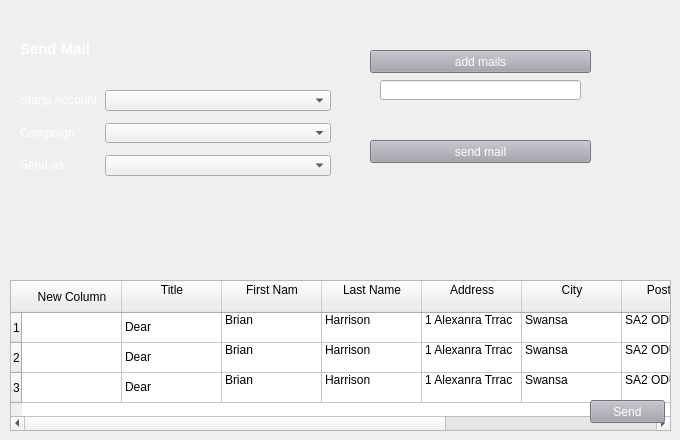
      <widget class="QWidget" name="but_web_controler">
       <attribute name="title">
        <string>Page</string>
       </attribute>
       <widget class="QWidget" name="formLayoutWidget_5">
        <property name="geometry">
         <rect>
          <x>20</x>
          <y>40</y>
          <width>311</width>
          <height>136</height>
         </rect>
        </property>
        <layout class="QFormLayout" name="formLayout">
         <item row="4" column="0">
          <widget class="QLabel" name="compaingnLabel">
           <property name="text">
            <string>&lt;html&gt;&lt;head/&gt;&lt;body&gt;&lt;p&gt;&lt;span style=&quot; color:#ffffff;&quot;&gt;Compaign&lt;/span&gt;&lt;/p&gt;&lt;/body&gt;&lt;/html&gt;</string>
           </property>
          </widget>
         </item>
         <item row="4" column="1">
          <widget class="QComboBox" name="compaingnComboBox"/>
         </item>
         <item row="6" column="0">
          <widget class="QLabel" name="sendAsLabel">
           <property name="text">
            <string>&lt;html&gt;&lt;head/&gt;&lt;body&gt;&lt;p&gt;&lt;span style=&quot; color:#ffffff;&quot;&gt;Send as&lt;/span&gt;&lt;/p&gt;&lt;/body&gt;&lt;/html&gt;</string>
           </property>
          </widget>
         </item>
         <item row="6" column="1">
          <widget class="QComboBox" name="sendAsComboBox"/>
         </item>
         <item row="2" column="1">
          <widget class="QComboBox" name="stanpAccountComboBox"/>
         </item>
         <item row="2" column="0">
          <widget class="QLabel" name="stanpAccountLabel">
           <property name="text">
            <string>&lt;html&gt;&lt;head/&gt;&lt;body&gt;&lt;p&gt;&lt;span style=&quot; color:#ffffff;&quot;&gt;Stanp Account&lt;/span&gt;&lt;/p&gt;&lt;/body&gt;&lt;/html&gt;</string>
           </property>
          </widget>
         </item>
         <item row="0" column="0">
          <widget class="QLabel" name="sendMailLabel">
           <property name="styleSheet">
            <string notr="true">color: rgb(255, 255, 255);
font: 75 12pt &quot;MS Shell Dlg 2&quot;;</string>
           </property>
           <property name="text">
            <string>&lt;html&gt;&lt;head/&gt;&lt;body&gt;&lt;p&gt;&lt;span style=&quot; font-size:11pt; font-weight:600; color:#ffffff;&quot;&gt;Send Mail&lt;/span&gt;&lt;/p&gt;&lt;/body&gt;&lt;/html&gt;</string>
           </property>
          </widget>
         </item>
         <item row="1" column="1">
          <spacer name="horizontalSpacer">
           <property name="orientation">
            <enum>Qt::Horizontal</enum>
           </property>
           <property name="sizeHint" stdset="0">
            <size>
             <width>40</width>
             <height>20</height>
            </size>
           </property>
          </spacer>
         </item>
         <item row="5" column="1">
          <spacer name="verticalSpacer_3">
           <property name="orientation">
            <enum>Qt::Vertical</enum>
           </property>
           <property name="sizeHint" stdset="0">
            <size>
             <width>20</width>
             <height>40</height>
            </size>
           </property>
          </spacer>
         </item>
         <item row="3" column="1">
          <spacer name="verticalSpacer_4">
           <property name="orientation">
            <enum>Qt::Vertical</enum>
           </property>
           <property name="sizeHint" stdset="0">
            <size>
             <width>20</width>
             <height>40</height>
            </size>
           </property>
          </spacer>
         </item>
        </layout>
       </widget>
       <widget class="QTableWidget" name="tableWidget_4">
        <property name="geometry">
         <rect>
          <x>10</x>
          <y>280</y>
          <width>661</width>
          <height>151</height>
         </rect>
        </property>
        <property name="styleSheet">
         <string notr="true"/>
        </property>
        <row>
         <property name="text">
          <string>1</string>
         </property>
        </row>
        <row>
         <property name="text">
          <string>2</string>
         </property>
        </row>
        <row>
         <property name="text">
          <string>3</string>
         </property>
        </row>
        <column>
         <property name="text">
          <string>New Column</string>
         </property>
         <property name="background">
          <color>
           <red>135</red>
           <green>135</green>
           <blue>140</blue>
          </color>
         </property>
        </column>
        <column>
         <property name="text">
          <string>Title
</string>
         </property>
        </column>
        <column>
         <property name="text">
          <string>First Nam
</string>
         </property>
        </column>
        <column>
         <property name="text">
          <string>Last Name
</string>
         </property>
        </column>
        <column>
         <property name="text">
          <string>Address
</string>
         </property>
        </column>
        <column>
         <property name="text">
          <string>City
</string>
         </property>
        </column>
        <column>
         <property name="text">
          <string>Postcode
</string>
         </property>
        </column>
        <column>
         <property name="text">
          <string>Country
</string>
         </property>
        </column>
        <column>
         <property name="text">
          <string>Test Preview
</string>
         </property>
        </column>
        <item row="0" column="1">
         <property name="text">
          <string>Dear</string>
         </property>
        </item>
        <item row="0" column="2">
         <property name="text">
          <string>Brian
</string>
         </property>
        </item>
        <item row="0" column="3">
         <property name="text">
          <string>Harrison
</string>
         </property>
        </item>
        <item row="0" column="4">
         <property name="text">
          <string>1 Alexanra Trrac
</string>
         </property>
        </item>
        <item row="0" column="5">
         <property name="text">
          <string>Swansa
</string>
         </property>
        </item>
        <item row="0" column="6">
         <property name="text">
          <string>SA2 ODU
</string>
         </property>
        </item>
        <item row="0" column="7">
         <property name="text">
          <string>UK</string>
         </property>
        </item>
        <item row="1" column="1">
         <property name="text">
          <string>Dear</string>
         </property>
        </item>
        <item row="1" column="2">
         <property name="text">
          <string>Brian
</string>
         </property>
        </item>
        <item row="1" column="3">
         <property name="text">
          <string>Harrison
</string>
         </property>
        </item>
        <item row="1" column="4">
         <property name="text">
          <string>1 Alexanra Trrac
</string>
         </property>
        </item>
        <item row="1" column="5">
         <property name="text">
          <string>Swansa
</string>
         </property>
        </item>
        <item row="1" column="6">
         <property name="text">
          <string>SA2 ODU
</string>
         </property>
        </item>
        <item row="1" column="7">
         <property name="text">
          <string>UK</string>
         </property>
        </item>
        <item row="2" column="1">
         <property name="text">
          <string>Dear</string>
         </property>
        </item>
        <item row="2" column="2">
         <property name="text">
          <string>Brian
</string>
         </property>
        </item>
        <item row="2" column="3">
         <property name="text">
          <string>Harrison
</string>
         </property>
        </item>
        <item row="2" column="4">
         <property name="text">
          <string>1 Alexanra Trrac
</string>
         </property>
        </item>
        <item row="2" column="5">
         <property name="text">
          <string>Swansa
</string>
         </property>
        </item>
        <item row="2" column="6">
         <property name="text">
          <string>SA2 ODU
</string>
         </property>
        </item>
        <item row="2" column="7">
         <property name="text">
          <string>UK</string>
         </property>
        </item>
       </widget>
       <widget class="QPushButton" name="butSubImportEmailSend">
        <property name="geometry">
         <rect>
          <x>590</x>
          <y>400</y>
          <width>75</width>
          <height>23</height>
         </rect>
        </property>
        <property name="styleSheet">
         <string notr="true">background-color: rgb(161, 161, 171);
selection-background-color: rgb(77, 145, 215);
font: 75 9pt &quot;MS Shell Dlg 2&quot;;
selection-background-color: rgb(85, 85, 255);
color: rgb(255, 255, 255);</string>
        </property>
        <property name="text">
         <string>Send</string>
        </property>
       </widget>
       <widget class="QWidget" name="widget" native="true">
        <property name="geometry">
         <rect>
          <x>370</x>
          <y>40</y>
          <width>221</width>
          <height>201</height>
         </rect>
        </property>
        <widget class="QPushButton" name="ButWebFilterFIllData_2">
         <property name="geometry">
          <rect>
           <x>0</x>
           <y>10</y>
           <width>221</width>
           <height>23</height>
          </rect>
         </property>
         <property name="styleSheet">
          <string notr="true">background-color: rgb(161, 161, 171);
color: rgb(255, 255, 255);</string>
         </property>
         <property name="text">
          <string>add mails</string>
         </property>
        </widget>
        <widget class="QPushButton" name="ButWebMailSend">
         <property name="geometry">
          <rect>
           <x>0</x>
           <y>100</y>
           <width>221</width>
           <height>23</height>
          </rect>
         </property>
         <property name="styleSheet">
          <string notr="true">background-color: rgb(161, 161, 171);
color: rgb(255, 255, 255);</string>
         </property>
         <property name="text">
          <string>send mail</string>
         </property>
        </widget>
       </widget>
       <widget class="QLineEdit" name="interTheWebSiteLineEdit_4">
        <property name="geometry">
         <rect>
          <x>380</x>
          <y>80</y>
          <width>201</width>
          <height>20</height>
         </rect>
        </property>
        <property name="styleSheet">
         <string notr="true"/>
        </property>
        <property name="text">
         <string/>
        </property>
       </widget>
      </widget>
